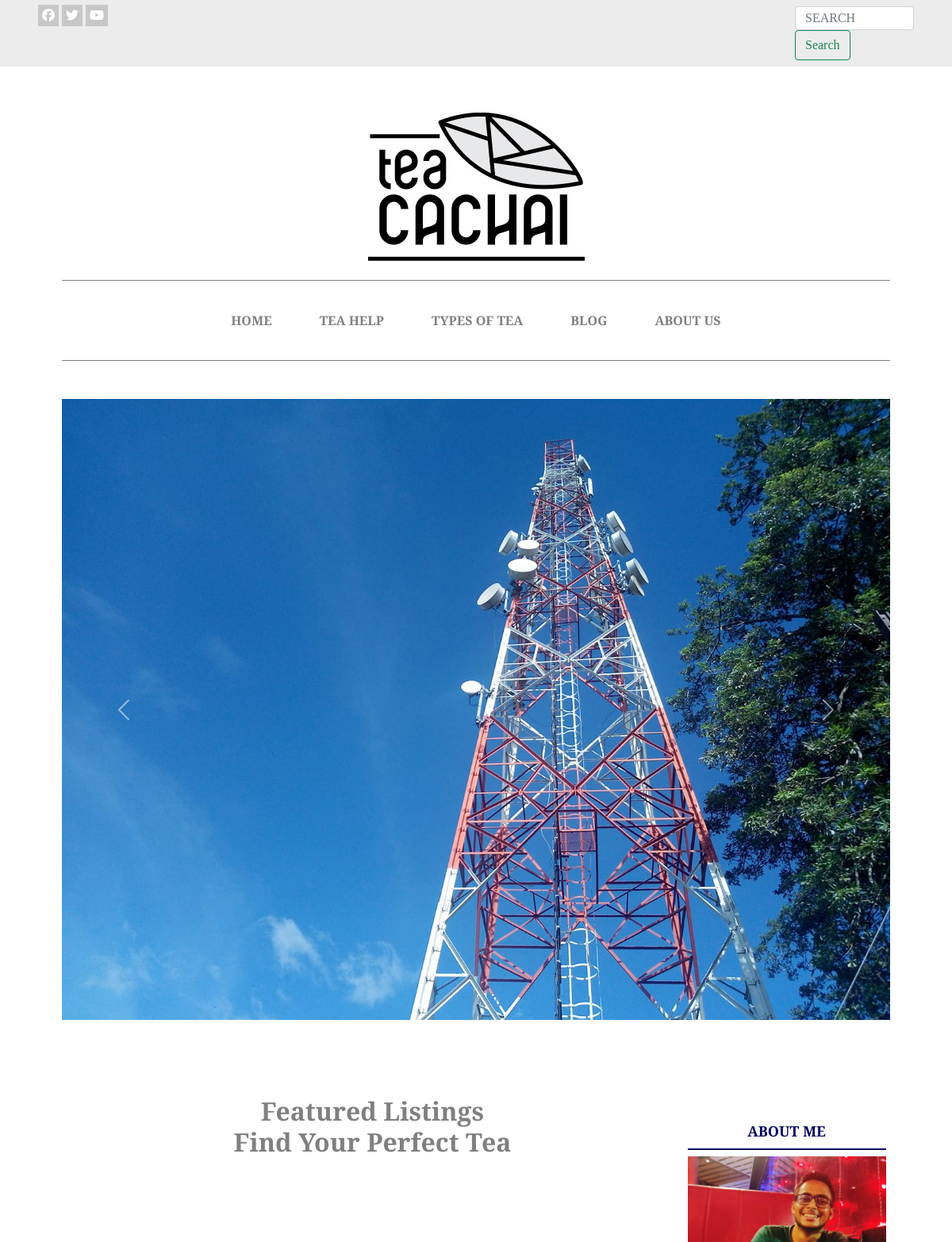
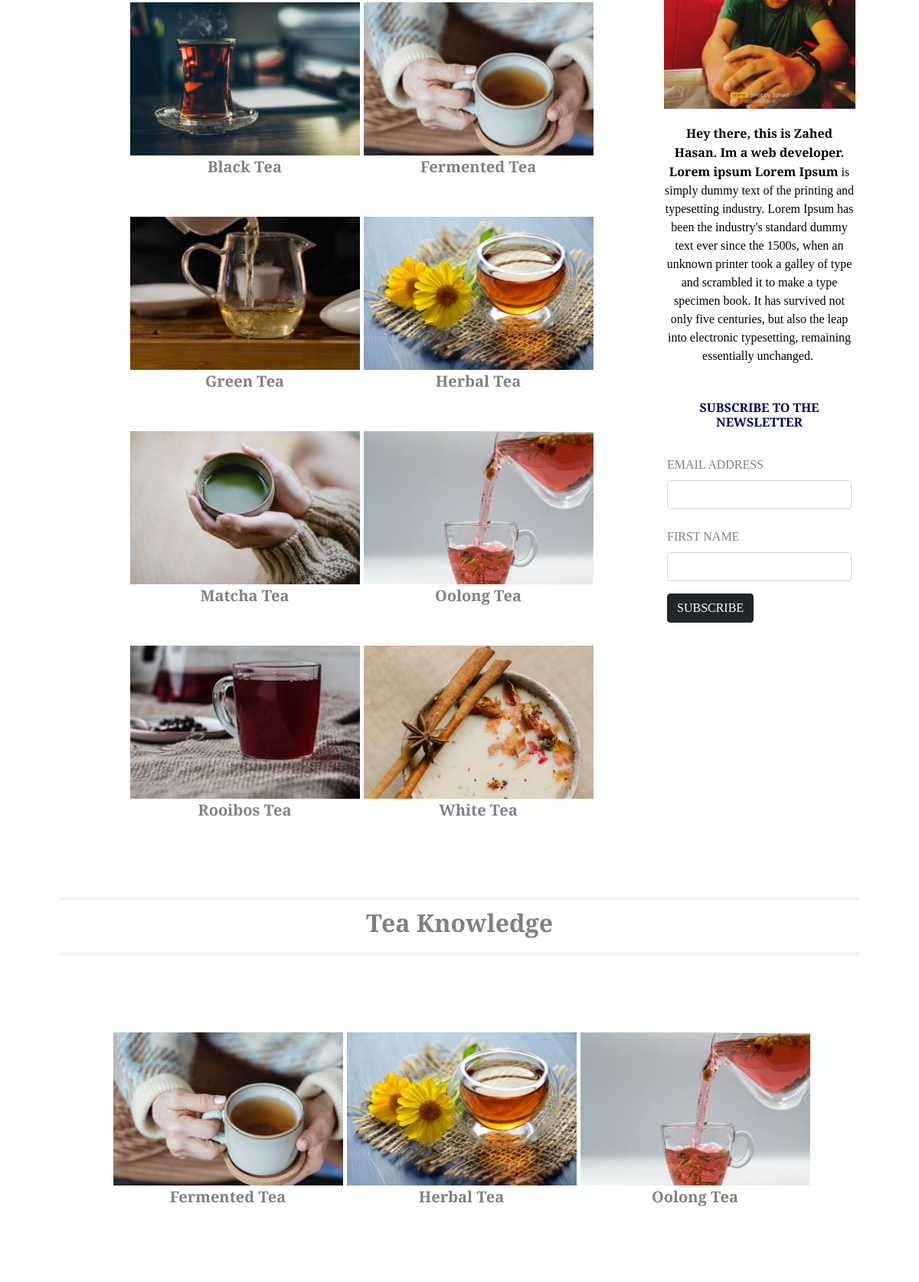
The page / (upper part) on the database its author committed (2 pictures, top to bottom).
### Tea_App/models.py (models this page shows)
class ImageSlider(models.Model):
    slider_img = models.ImageField(upload_to = 'slider_images')
    active = models.BooleanField(default=False)

class SiteUtilities(models.Model):
    about_us_avatar = models.ImageField(upload_to = 'site_utilities')
    about_us_description = RichTextField()
    help_text = RichTextField()
    home_first_section_heading = RichTextField()
    home_second_section_heading = RichTextField()
    types_heading = RichTextField()

class TypesOfTea(models.Model):
    tea_picture = models.ImageField(upload_to='tea_types')
    type_name = models.CharField(max_length = 100, null=True)
    tea_description = RichTextField()
    first_section = models.BooleanField(default = False)
    second_section = models.BooleanField(default = False)

class AboutMe(models.Model):
    about_me_avatar = models.ImageField(upload_to = 'about_me_picture')
    about_me_description = RichTextField()

### Tea_App/views.py (the view, shortened to what this page needs)
# urls.py: path('', views.home, name="home"),
def home(request):
    image_slider = ImageSlider.objects.all()
    about_me = AboutMe.objects.all()
    site_utils = SiteUtilities.objects.all()
    types = TypesOfTea.objects.all()
    dict = {'about_me': about_me, 'img_slider': image_slider, 'site_utils': site_utils, 'types': types}
    return render(request, 'Tea_App/index.html', dict)

### Tea_App/templates/Tea_App/index.html (shortened to what this page needs)
{% extends 'Tea_App/base.html' %}
{% load static %}
{% block content %}
        <div id="carouselExampleControls" class="carousel slide mt-5" data-bs-ride="carousel">
            <div class="carousel-inner">
            {% for img in img_slider %}
                {% if img.active %}
                <div class="carousel-item active">
                    <img src="{{img.slider_img.url}}" class="d-block w-100">
                </div>
                {% else %}
                <div class="carousel-item">
                    <img src="{{img.slider_img.url}}" class="d-block w-100">
                </div>
                {% endif %}
            {% endfor %}
            </div>
            <button class="carousel-control-prev" type="button" data-bs-target="#carouselExampleControls" data-bs-slide="prev">
              <span class="carousel-control-prev-icon" aria-hidden="true"></span>
            </button>
            <button class="carousel-control-next" type="button" data-bs-target="#carouselExampleControls" data-bs-slide="next">
              <span class="carousel-control-next-icon" aria-hidden="true"></span>
            </button>
        </div>
        <div class="d-flex flex-row flex-wrap">
            <div class="col-sm-9">
                <div class="featured-section mt-5 d-flex justify-content-center">
                    <div class="featured-heading mt-5 text-center">
                        {% for item in site_utils %}
                            {{item.home_first_section_heading | safe }}
                        {% endfor %}
                    </div>
                </div>
                <div class="featured-items d-flex flex-row flex-wrap text-center justify-content-center">
                {% for item in types %}
                    {% if item.first_section %}
                        <div>
                            <a href="{% url 'Tea_App:tea_details' item.id %}"><img src="{{item.tea_picture.url}}" class="img-fluid"></a><br>
                            <b>{{item.type_name}}</b>
                        </div>
                    {% endif %}
                {% endfor %}
                </div>
            </div>
                <div class="col-sm-3 about-me-section d-flex flex-column align-items-center">
                    <div class="about-me-card">
                    {% for item in about_me %}
                        <h3>About Me</h3>
                        <img src="{{item.about_me_avatar.url}}">
                        <p>{{item.about_me_description | safe}}</p>
                    {% endfor %}
                    </div>
                    <div class="subscription-card mt-3">
                        <h3>Subscribe to The Newsletter</h3>
                        <form class="form-group mt-4" method="POST">
                            <label>EMAIL ADDRESS</label>
                            <input type="text" name="subs_mail" class="form-control mt-2" required>
                            <label class="mt-4">FIRST NAME</label>
                            <input type="text" name="subs_first_name" class="form-control mt-2" required>
                            <input type="submit" value="SUBSCRIBE" class="btn btn-dark mt-3">
                        </form>
                    </div>
                </div>
        </div>
        <div class="col-sm-12 knowledge-section mt-5 text-center">
            <div class="featured-section mt-5 ">
                <div class="featured-heading mt-5 text-center knowledge-heading">
                    {% for item in site_utils %}
                        {{item.home_second_section_heading | safe }}
                    {% endfor %}
                </div>
                <div class="featured-items d-flex flex-row flex-wrap text-center justify-content-center">
                {% for item in types %}
                    {% if item.second_section %}
                        <div>
                            <a href="{% url 'Tea_App:tea_details' item.id %}"><img src="{{item.tea_picture.url}}" class="img-fluid"></a><br>
                            <b>{{item.type_name}}</b>
                        </div>
                    {% endif %}
                {% endfor %}
                </div>
            </div>
        </div>
    </section>
{% endblock content %}

### Tea_App/static/css/style.css (style rules this page uses)
body { margin: 0; padding: 0; overflow-x: hidden; color: grey; font-family: 'Playfair Display', serif; }
.featured-items { margin-top: 100px; }
.featured-items div { margin-bottom: 50px; margin-left: 5px; }
.featured-items img { width: 300px; height: 200px; object-fit: cover; }
.featured-items b { font-size: 20px; }
.about-me-section { margin-top: 120px; text-align: center; padding: 10px; padding-top: 0; }
.about-me-card img { width: 250px; height: 250px; object-fit: cover; }
.about-me-card h3 { font-weight: bold; font-size: 18px; text-transform: uppercase; color: rgb(0, 0, 96); border-bottom: 2px solid rgb(0, 0, 96); padding: 10px; width: 100%; text-align: center; }
.about-me-card p { margin-top: 20px; color: black; text-align: center; font-weight: 500; width: 250px; }
.subscription-card h3 { font-weight: bold; width: 100%; font-size: 16px; text-transform: uppercase; color: rgb(0, 0, 96); text-align: center; padding: 10px; }
.subscription-card { text-align: left; }
.knowledge-heading { border-top: 5px solid rgb(243, 243, 243); padding-top: 10px; padding-bottom: 10px; border-bottom: 5px solid rgb(243, 243, 243); }
.featured-items div { transition: .4s; }

### rows shown on the page
ImageSlider: slider_img (picture)
SiteUtilities: home_first_section_heading "Featured Listings Find Your Perfect Tea", home_second_section_heading "Tea Knowledge"
TypesOfTea: tea_picture (picture), type_name "Black Tea"
TypesOfTea: tea_picture (picture), type_name "Fermented Tea"
TypesOfTea: tea_picture (picture), type_name "Green Tea"
TypesOfTea: tea_picture (picture), type_name "Herbal Tea"
TypesOfTea: tea_picture (picture), type_name "Matcha Tea"
TypesOfTea: tea_picture (picture), type_name "Oolong Tea"
TypesOfTea: tea_picture (picture), type_name "Rooibos Tea"
TypesOfTea: tea_picture (picture), type_name "White Tea"
AboutMe: about_me_avatar (picture), about_me_description "Hey there, this is Zahed Hasan. Im a web developer. Lorem ipsum Lorem Ipsum is simply dummy text of the printing and typesetting industry. Lorem Ipsum has been the industry's standard dummy text ever since the 1500s, when an unknown printer took a galley of type and scrambled it to make a type specimen book. It has survived not only five centuries, but also the leap into electronic typesetting, remaining essentially unchanged."
